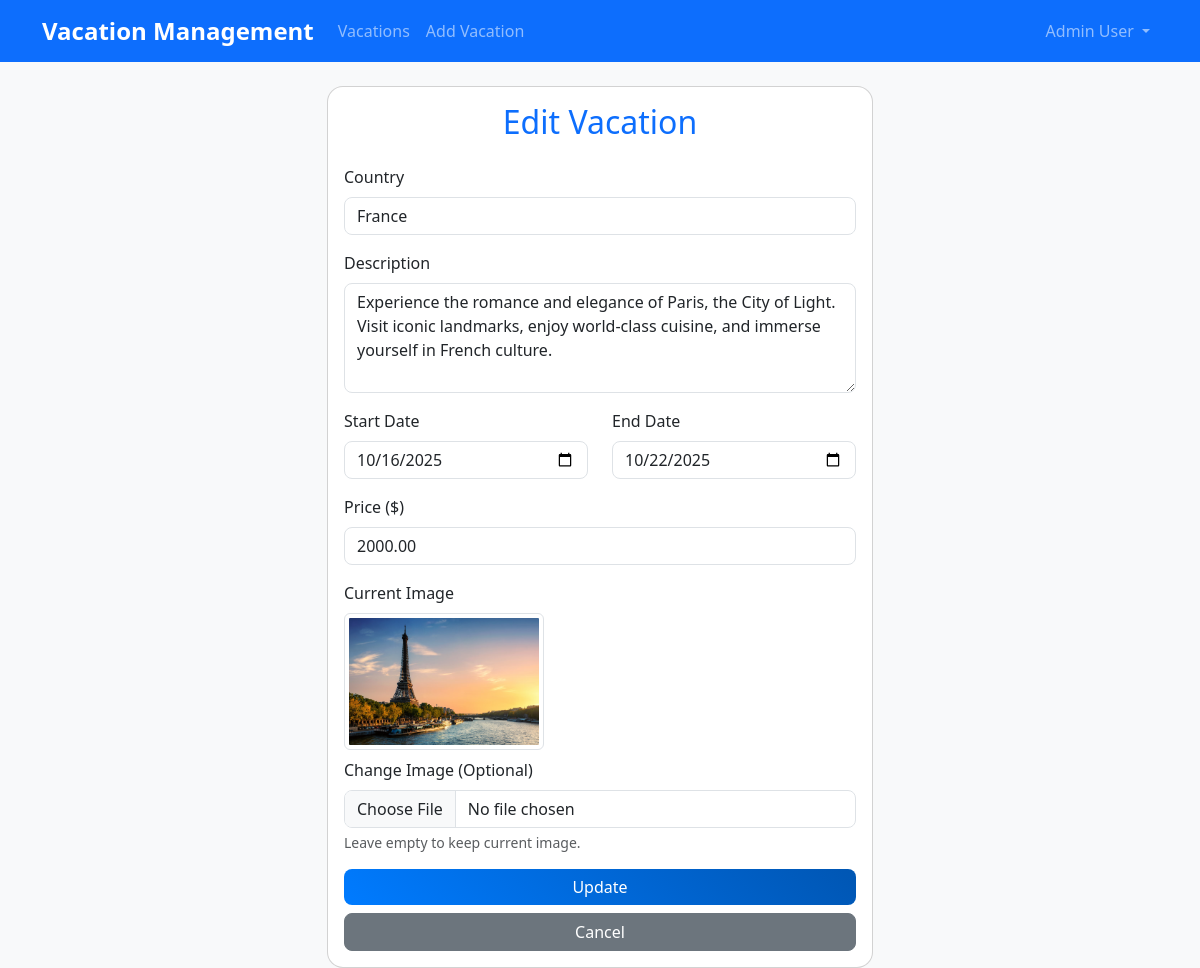
The page /edit/4/ (signed in) on the database its author committed.
### vacations_website/vacations/models.py (models this page shows, shortened)
class User(AbstractUser):
    first_name = models.CharField(max_length=50)
    last_name = models.CharField(max_length=50)
    email = models.EmailField(max_length=100, unique=True)
    role = models.ForeignKey(
        Role,
        on_delete=models.CASCADE,
        related_name='users'
    )
    username = None
    USERNAME_FIELD = 'email'
    REQUIRED_FIELDS = ['first_name', 'last_name']
    objects = UserManager()
    @property
    def is_admin(self) -> bool:
        return self.role.role_name == 'admin'
    class Meta:
        db_table = 'users'

class Vacation(models.Model):
    country = models.ForeignKey(
        Country,
        on_delete=models.CASCADE,
        related_name='vacations'
    )
    description = models.TextField()
    start_date = models.DateField()
    end_date = models.DateField()
    price = models.DecimalField(
        max_digits=10,
        decimal_places=2,
        validators=[MinValueValidator(0), MaxValueValidator(10000)]
    )
    image_file = models.CharField(max_length=255)
    class Meta:
        db_table = 'vacations'
        ordering = ['start_date']

### vacations_website/vacations/views.py (the view)
# urls.py: path('edit/<int:vacation_id>/', views.edit_vacation_view, name='edit_vacation'),
@login_required
def edit_vacation_view(request, vacation_id):
    if not request.user.is_admin:
        messages.error(request, 'You do not have permission to access this page.')
        return redirect('vacation_list')
    vacation = get_object_or_404(Vacation, id=vacation_id)
    if request.method == 'POST':
        form = VacationForm(request.POST, request.FILES, instance=vacation)
        if form.is_valid():
            vacation = form.save(commit=False)
            if 'image' in request.FILES:
                image = request.FILES['image']
                filename = f"vacation_images/{image.name}"
                path = default_storage.save(filename, ContentFile(image.read()))
                vacation.image_file = os.path.basename(path)
            vacation.save()
            messages.success(request, 'Vacation updated successfully!')
            return redirect('vacation_list')
        else:
            messages.error(request, 'Please correct the errors below.')
    else:
        form = VacationForm(instance=vacation)
    context = {
        'form': form,
        'vacation': vacation
    }
    return render(request, 'vacations/edit_vacation.html', context)

### vacations_website/vacations/forms.py (shortened to what this page needs)
class VacationForm(forms.ModelForm):
    country = forms.ModelChoiceField(
        queryset=Country.objects.all(),
        widget=forms.Select(attrs={'class': 'form-control'})
    )
    description = forms.CharField(
        widget=forms.Textarea(attrs={'class': 'form-control', 'rows': 4})
    )
    start_date = forms.DateField(
        widget=forms.DateInput(attrs={'type': 'date', 'class': 'form-control'})
    )
    end_date = forms.DateField(
        widget=forms.DateInput(attrs={'type': 'date', 'class': 'form-control'})
    )
    price = forms.DecimalField(
        max_digits=10,
        decimal_places=2,
        min_value=0,
        max_value=10000,
        widget=forms.NumberInput(attrs={'class': 'form-control', 'step': '0.01'})
    )
    image = forms.ImageField(
        required=False,
        widget=forms.FileInput(attrs={'class': 'form-control'})
    )
    class Meta:
        model = Vacation
        fields = ['country', 'description', 'start_date', 'end_date', 'price']

### vacations_website/vacations/models.py (called while the page is built)
    def __str__(self) -> str:
        return self.country_name

### vacations_website/backend/vacations/templates/vacations/edit_vacation.html (shortened to what this page needs)
{% extends 'vacations/base.html' %}
{% block content %}
<div class="row justify-content-center">
    <div class="col-md-8 col-lg-6">
        <div class="card">
            <div class="card-body">
                <h2 class="card-title text-center text-primary mb-4">Edit Vacation</h2>
                <form method="post" enctype="multipart/form-data" novalidate>
                    <div class="mb-3">
                        <label for="{{ form.country.id_for_label }}" class="form-label">Country</label>
                        {{ form.country }}
                    </div>
                    <div class="mb-3">
                        <label for="{{ form.description.id_for_label }}" class="form-label">Description</label>
                        {{ form.description }}
                    </div>
                    <div class="row mb-3">
                        <div class="col-md-6">
                            <label for="{{ form.start_date.id_for_label }}" class="form-label">Start Date</label>
                            {{ form.start_date }}
                        </div>
                        <div class="col-md-6">
                            <label for="{{ form.end_date.id_for_label }}" class="form-label">End Date</label>
                            {{ form.end_date }}
                        </div>
                    </div>
                    <div class="mb-3">
                        <label for="{{ form.price.id_for_label }}" class="form-label">Price ($)</label>
                        {{ form.price }}
                    </div>
                    <div class="mb-3">
                        <label class="form-label">Current Image</label>
                        <div class="mb-2">
                            <img src="/media/images/vacation_images/{{ vacation.image_file }}"
                                 alt="Current vacation image"
                                 class="img-thumbnail"
                                 style="max-width: 200px;">
                        </div>
                        <label for="{{ form.image.id_for_label }}" class="form-label">Change Image (Optional)</label>
                        {{ form.image }}
                        <div class="form-text">Leave empty to keep current image.</div>
                    </div>
                    <div class="d-grid gap-2">
                        <button type="submit" class="btn btn-primary">Update</button>
                        <a href="{% url 'vacation_list' %}" class="btn btn-secondary">Cancel</a>
                    </div>
                </form>
            </div>
        </div>
    </div>
</div>
{% endblock %}

### vacations_website/backend/vacations/templates/vacations/base.html (shortened to what this page needs)
<!DOCTYPE html>
<html lang="en">
<head>
    {% load static %}
    <link href="https://cdn.jsdelivr.net/npm/bootstrap@5.3.0/dist/css/bootstrap.min.css" rel="stylesheet">
    <link href="{% static 'css/style.css' %}" rel="stylesheet">
</head>
<body>
    <nav class="navbar navbar-expand-lg navbar-dark bg-primary">
        <div class="container">
            <a class="navbar-brand" href="{% url 'vacation_list' %}">Vacation Management</a>
            <div class="collapse navbar-collapse" id="navbarNav">
                <ul class="navbar-nav me-auto">
                    {% if user.is_authenticated %}
                        <li class="nav-item">
                            <a class="nav-link" href="{% url 'vacation_list' %}">Vacations</a>
                        </li>
                        {% if user.is_admin %}
                            <li class="nav-item">
                                <a class="nav-link" href="{% url 'add_vacation' %}">Add Vacation</a>
                            </li>
                        {% endif %}
                    {% endif %}
                </ul>
                <ul class="navbar-nav">
                    {% if user.is_authenticated %}
                        <li class="nav-item dropdown">
                            <a class="nav-link dropdown-toggle" href="#" id="navbarDropdown" role="button" data-bs-toggle="dropdown">
                                {{ user.first_name }} {{ user.last_name }}
                            </a>
                        </li>
                    {% endif %}
                </ul>
            </div>
        </div>
    </nav>
    <main class="container mt-4">
        {% block content %}
        {% endblock %}
    </main>
</body>
</html>

### vacations_website/static/css/style.css (style rules this page uses)
body { background-color: #f8f9fa; }
.navbar-brand { font-weight: bold; font-size: 1.5rem; }
.btn { border-radius: 0.5rem; }
.card { border-radius: 1rem; overflow: hidden; }
.form-control, .form-select { border-radius: 0.5rem; }
.btn-primary { background: linear-gradient(45deg, #007bff, #0056b3); border: none; }

### rows shown on the page
User: first_name "Admin", last_name "User"
Vacation: country "France", description "Experience the romance and elegance of Paris, the City of Light. Visit iconic landmarks, enjoy world-class cuisine, and immerse yourself in French culture.", start_date "10/16/2025", end_date "10/22/2025", price "2000.00", image_file (picture)
